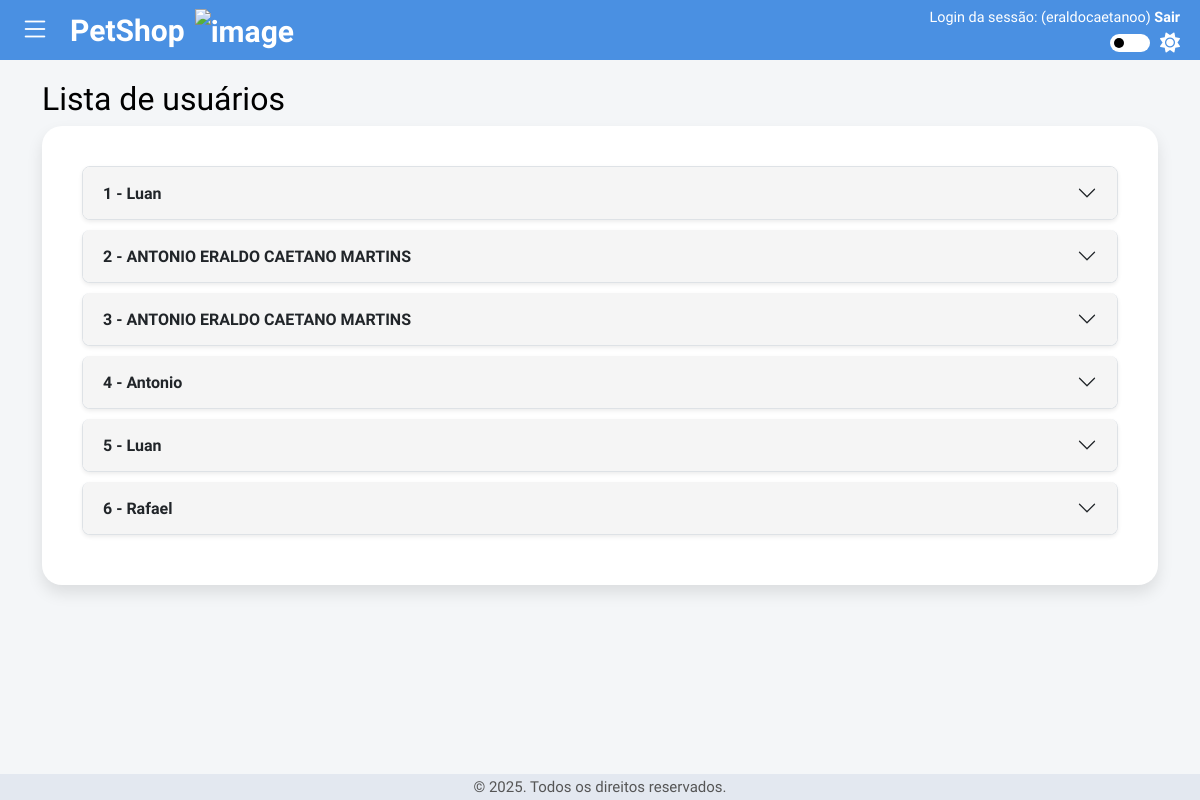
/master/usuarios/list (signed in), run on an earlier commit of the app's database.
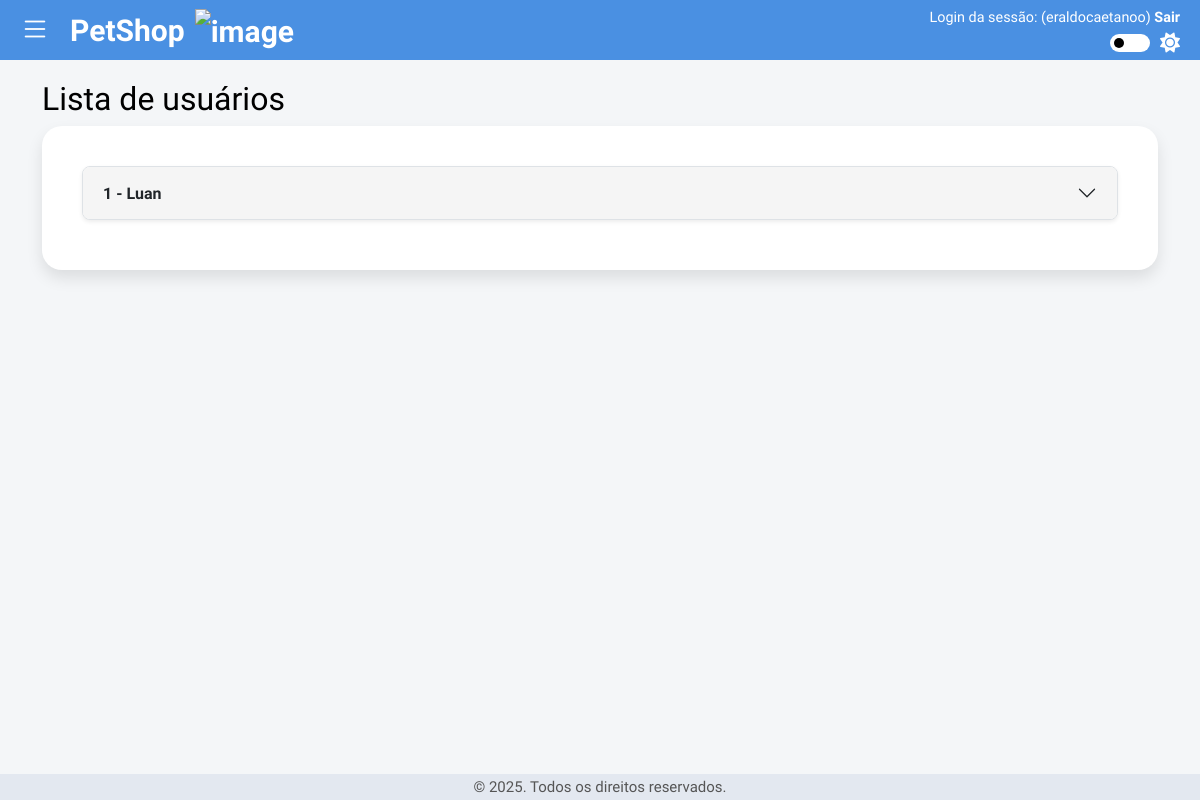
And on a later commit of the database.
### models/models.py (models this page shows)
class Master(UserMixin, db.Model):
    __tablename__ = 'master'
    id = db.Column(db.Integer, primary_key=True, nullable=False)
    nome = db.Column(db.String(100), unique=True, nullable=False)
    login = db.Column(db.String(30), unique=True, nullable=False)
    senha = db.Column(db.String(), nullable=False)

class Usuario(UserMixin, db.Model):
    __tablename__ = 'usuario'
    id = db.Column(db.Integer, primary_key=True)
    nome = db.Column(db.String(100), nullable=False)
    email = db.Column(db.String(100), nullable=False)
    telefone = db.Column(db.String(20), nullable=False)
    login = db.Column(db.String(30), unique=True, nullable=False)
    senha = db.Column(db.String(), nullable=False)

### controllers/master_controller.py (the view)
@master_bp.route('/master/usuarios/list')
@login_required
@tipo_usuario_requerido('master')
def listar_usuarios():
    return renderizar_lista_usuarios()

### controllers/login_controller.py (called while the page is built)
@login_manager.user_loader
def user_loader(user_id):
    tipo = session.get('tipo_usuario')
    if tipo == 'master':
        return Master.query.get(int(user_id))
    elif tipo == 'usuario':
        return Usuario.query.get(int(user_id))
    return None

### controllers/utils/utils.py (called while the page is built)
def tipo_usuario_requerido(tipo):
    def wrapper(func):
        @wraps(func)
        def decorated_view(*args, **kwargs):
            if session.get('tipo_usuario') != tipo:
                abort(403)  # Proibido
            return func(*args, **kwargs)
        return decorated_view
    return wrapper

def renderizar_lista_usuarios():
    usuarios = Usuario.query.all()
    return render_template('master/listar_usuarios.html', usuarios=usuarios)

### templates/master/listar_usuarios.html (shortened to what this page needs)
<!DOCTYPE html>
<html lang="pt-BR">
<head>
    <link href="https://cdn.jsdelivr.net/npm/bootstrap@5.3.3/dist/css/bootstrap.min.css" rel="stylesheet"
>
    <link rel="stylesheet" href="https://cdn.jsdelivr.net/npm/bootstrap-icons@1.10.5/font/bootstrap-icons.css" />
    <link rel="stylesheet" href="https://cdnjs.cloudflare.com/ajax/libs/font-awesome/6.5.0/css/all.min.css">
    <link rel="stylesheet" href="../../static/styles.css">
</head>
<body>
    <header class="fixed-top" id="Header">
        <div id="container2">
            <div class="dropdown" id="menuDropdown" tabindex="0" role="button" aria-haspopup="true"
                aria-expanded="false">
                <div class="text-white" id="menuToggle" role="button">
                    <i class="bi bi-list"></i>
                </div>
            </div>
            <div class="titulo">PetShop</div>
            <div><img class="imgPetHouse" src="../../static/images/pet-house.png" alt="image"></div>
        </div>
        <div class="usuarioSessao">
            <div>
                Login da sessão: ({{current_user.login}}) <a href="#" class="sair"
                    onclick="document.getElementById('logout-form').submit();" data-bs-toggle="tooltip"
                    title="Logout da sessão">Sair</a>
            </div>
            <div class="theme-toggle">
                <label class="switch" data-bs-toggle="tooltip" title="Alternar tema claro/escuro">
                    <span class="slider round"></span>
                </label>
                <i id="themeIcon" class="fas fa-sun theme-icon"></i>
            </div>
        </div>
    </header>
    <main class="container paddingBottom50px">
        <h2>Lista de usuários</h2>
        <div class="container-box text-center" id="opcoes">
            <div class="accordion rounded-3" id="accordionUsuarios">
                {% for usuario in usuarios %}
                <div class="accordion-item rounded-3 shadow-sm">
                    <h2 class="accordion-header" id="heading{{ loop.index }}">
                        <button class="accordion-button collapsed" type="button" data-bs-toggle="collapse"
                            data-bs-target="#collapse{{ loop.index }}" aria-expanded="false"
                            aria-controls="collapse{{ loop.index }}">
                            <strong>{{ loop.index }} - {{ usuario.nome }}</strong>
                        </button>
                    </h2>
                </div>
                {% endfor %}
            </div>
        </div>
        <div class="footer">
            &copy; 2025. Todos os direitos reservados.
        </div>
    </main>
</body>
</html>

### static/styles.css (style rules this page uses)
* { margin: 0; padding: 0; box-sizing: border-box; font-family: "Quicksand", sans-serif; }
html, body { display: flex; flex-direction: column; min-height: 100vh; background-color: #f4f6f8; color: #000000; transition: 0.3s ease; }
main { flex: 1; }
.titulo { padding-left: 10px; }
.usuarioSessao { font-weight: normal; margin: 0; padding: 0; text-align: end; font-size: clamp(10px, 1.2vw, 15px); }
.theme-toggle { padding-top: 4px; display: flex; align-items: center; gap: 10px; justify-content: flex-end; }
.theme-icon { font-size: 20px; transition: 0.3s; }
.switch { position: relative; display: inline-block; width: 40px; height: 18px; }
.slider { position: absolute; cursor: pointer; top: 0; left: 0; right: 0; bottom: 0; background-color: #ffffff; transition: 0.4s; border-radius: 34px; }
.slider:before { position: absolute; content: ""; height: 10px; width: 10px; left: 4px; bottom: 4px; background-color: #000000; transition: 0.4s; border-radius: 50%; }
.container { padding-top: 80px; flex-direction: column; justify-content: center; height: 100vh; background-color: transparent; align-items: center; }
.paddingBottom50px { padding-bottom: 50px; }
.container-box { background-color: #fff; padding: 40px; border-radius: 20px; box-shadow: 0 8px 16px rgba(0,0,0,0.1); }
#container2 { display: flex; gap: 10px; justify-items: center; align-items: center; }
#menuToggle i::before { display: inline-block; transition: transform 0.3s ease; }
header { position: fixed; top: 0; left: 0; padding: 15px 20px; background-color: #4a90e2; width: 100%; color: white; z-index: 1000; font-weight: bold; font-family: "Winky Sans", sans-serif; font-optical-sizing: auto; font-weight: bold; font-size: 30px; display: flex; justify-content: space-between; align-items: center; width: 100%; height: 60px; }
.imgPetHouse { height: 50px; width: 50px; }
.footer { position: fixed; bottom: 0; left: 0; width: 100%; height: 26px; background-color: #e3e8f0; display: flex; align-items: center; justify-content: center; font-size: 15px; color: #555; }
a { text-decoration: none; }
.sair { font-weight: bold; font-size: clamp(10px, 1.2vw, 15px); color: white; text-decoration: none; }
.accordion-item { border-radius: 10px; overflow: hidden; margin-bottom: 10px; color: #000; }
.accordion-button { background-color: #f5f5f5; }

What changed in the data, as far as the page shows it:
removed Usuario: nome "ANTONIO ERALDO CAETANO MARTINS"
removed Usuario: nome "ANTONIO ERALDO CAETANO MARTINS"
removed Usuario: nome "Antonio"
removed Usuario: nome "Luan"
removed Usuario: nome "Rafael"
